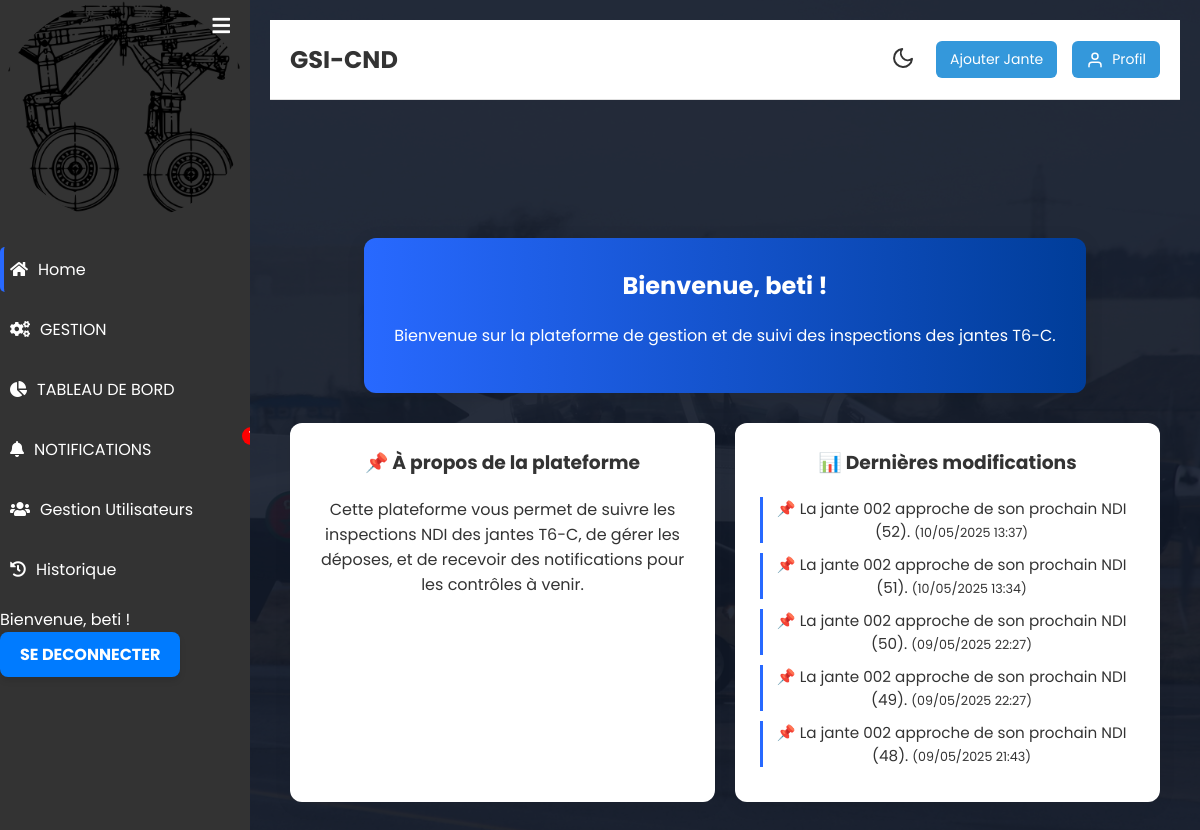
Screenshot of /home/ (signed in) with the database file from the repository.
### authentification/models.py (models this page shows, shortened)
class User(AbstractUser):
    GRADE_CHOICES = (
        ('SGT', 'Sergent'),
        ('SCH', 'Sous-chef'),
        ('ADJ', 'Adjudant'),
        ('ADC', 'Adjudant-chef'),
        ('SLT', 'Sous-lieutenant'),
        ('LT', 'Lieutenant'),
        ('CNE', 'Capitaine'),
        ('CDT', 'Commandant'),
        ('LT-COL', 'Lieutenant-colonel'),
        ('COL', 'Colonel'),
    )
    grade = models.CharField(
        max_length=10,
        choices=GRADE_CHOICES,
        verbose_name='Grade',
        default='SGT'
    )

### blog/models.py (models this page shows, shortened)
class Notification(models.Model):
    message = models.CharField(max_length=255)
    created_at = models.DateTimeField(auto_now_add=True)
    is_read = models.BooleanField(default=False)

### blog/views.py (the view)
# urls.py: path('home/', views.home, name='home'),  # Page d'accueil avec un message
@login_required
def home(request):
    recent_activities = Notification.objects.all().order_by('-created_at')[:5]  # Les 5 dernières notifications
    return render(request, 'blog/home.html', {
        'user': request.user,
        'recent_activities': recent_activities,
    })

### blog/context_processors.py (called while the page is built)
def notifications_processor(request):
    if request.user.is_authenticated:
        return {
            'notifications': Notification.objects.filter(is_read=False).order_by('-created_at')
        }
    return {}  # Ne retourne rien si l'utilisateur n'est pas connecté

### blog/templates/blog/home.html (shortened to what this page needs)
{% extends "blog/base_blog.html" %}
{% block content %}
<div class="home-container">
    <div class="welcome-card">
        <h2>Bienvenue, {{ user.first_name|default:user.username }} !</h2>
        <p>Bienvenue sur la plateforme de gestion et de suivi des inspections des jantes T6-C.</p>
    </div>
    <div class="cards-row">
        <div class="home-card">
            <h3>📌 À propos de la plateforme</h3>
            <p>
                Cette plateforme vous permet de suivre les inspections NDI des jantes T6-C, de gérer les déposes,
                et de recevoir des notifications pour les contrôles à venir.
            </p>
        </div>
        <div class="home-card">
            <h3>📊 Dernières modifications</h3>
            <ul class="modification-list">
                {% for notif in recent_activities %}
                    <li>📌 {{ notif.message }} <small>({{ notif.created_at|date:"d/m/Y H:i" }})</small></li>
                {% empty %}
                    <li>Aucune modification récente.</li>
                {% endfor %}
            </ul>
        </div>
    </div>
</div>
{% endblock %}

### blog/templates/blog/zone_gauche.html (shortened to what this page needs)
{% load static %}
<div id="sidebar" class="sidebar">
    <button id="toggle-sidebar" title="Ouvrir / Fermer la barre latérale" class="sidebar-toggle">
        <i id="sidebar-icon" class="fas fa-bars"></i>
    </button>
    <div class="sidebar-header">
        <div class="app-icon">
            <img src="{% static 'img/jante.webp' %}" alt="Jante" style="width: 100%; height: auto;">
        </div>
    </div>
    <ul class="sidebar-list">
        <li class="sidebar-list-item {% if request.resolver_match.url_name == 'home' %}active{% endif %}">
            <a href="{% url 'home' %}">
                <i class="fas fa-home"></i>
                <span>Home</span>
            </a>
        </li>
        <li class="sidebar-list-item {% if request.resolver_match.url_name == 'gestion' %}active{% endif %}">
            <a href="{% url 'gestion' %}">
                <i class="fas fa-cogs"></i>
                <span>GESTION</span>
            </a>
        </li>
        <li class="sidebar-list-item {% if request.resolver_match.url_name == 'TABLEAU_BORD' %}active{% endif %}">
            <a href="{% url 'TABLEAU_BORD' %}">
                <i class="fas fa-chart-pie"></i>
                <span>TABLEAU DE BORD</span>
            </a>
        </li>
        <li class="sidebar-list-item {% if request.resolver_match.url_name == 'NOTIFICATIONS' %}active{% endif %}">
            <a href="{% url 'NOTIFICATIONS' %}" class="notification-link" style="position: relative;">
                <i class="fas fa-bell"></i>
                <span>NOTIFICATIONS</span>
                <span id="notif-count" class="notif-badge" style="display: none;">0</span>
            </a>
        </li>
        {% if user.is_superuser %}
        <li class="sidebar-list-item {% if request.resolver_match.url_name == 'user_management' %}active{% endif %}">
            <a href="{% url 'user_management' %}">
                <i class="fas fa-users"></i>
                <span>Gestion Utilisateurs</span>
            </a>
        </li>
        <li class="sidebar-list-item {% if request.resolver_match.url_name == 'action_history' %}active{% endif %}">
            <a href="{% url 'action_history' %}">
                <i class="fas fa-history"></i>
                <span>Historique</span>
            </a>
        </li>
        {% endif %}
    </ul>
    <div class="account-info">
        <div class="account-info-name">Bienvenue, {{ user.username }} !</div>
        {% if user.is_authenticated %}
            <a href="{% url 'logout' %}" class="logout-link">SE DECONNECTER</a>
        {% endif %}
    </div>
</div>
<link href="https://cdnjs.cloudflare.com/ajax/libs/font-awesome/5.15.4/css/all.min.css" rel="stylesheet">

### blog/static/blog/home.css (style rules this page uses)
* { box-sizing: border-box; margin: 0; padding: 0; }
body, html { height: 100%; width: 100%; font-family: "Poppins", sans-serif; background-image: url("/static/img/T6-C.jpg"); background-size: cover; background-position: center; background-repeat: no-repeat; color: #fff; }
.sidebar { width: 250px; background-color: #333; color: white; height: 100%; position: fixed; top: 0; left: 0; overflow-y: auto; }
.sidebar-header { text-align: center; margin-bottom: 20px; }
.sidebar-header img { width: 100px; height: auto; border-radius: 50%; }
.sidebar-list { list-style: none; }
.sidebar-list-item { margin-bottom: 15px; }
.sidebar-list-item a { text-decoration: none; color: #fff; display: flex; align-items: center; padding: 10px; border-radius: 5px; transition: background-color 0.3s ease; }
.sidebar-list-item.active a { border-left: 4px solid rgba(40, 105, 255, 1); padding-left: 6px; }
button, .action-button { background-color: #2869ff; color: #fff; border: none; padding: 5px 10px; border-radius: 5px; cursor: pointer; font-size: 12px; transition: background-color 0.3s ease; }
.logout-link { display: inline-block; background-color: #007bff; color: #ffffff; padding: 10px 20px; border-radius: 8px; text-decoration: none; font-weight: bold; text-align: center; transition: background-color 0.3s ease, transform 0.2s ease; box-shadow: 0 4px 6px rgba(0, 0, 0, 0.1); }
body::after { content: "MODE CLAIR ACTIF"; position: fixed; bottom: 0; right: 0; background: red; color: white; font-size: 12px; padding: 4px 8px; z-index: 9999; }
.home-container h1, .home-container h2, .home-container h3 { text-align: center; margin-bottom: 20px; }
.home-container { display: flex; flex-direction: column; align-items: center; justify-content: center; min-height: 100vh; text-align: center; padding: 20px; }
.home-container p { margin-bottom: 15px; }
#toggle-sidebar { transition: all 0.3s ease; }

### blog/templates/blog/base_blog.html (style rules this page uses)
.sidebar .sidebar-list-item i { margin-right: 0.5rem; }

### blog/templates/blog/zone_gauche.html (style rules this page uses)
.sidebar-toggle { position: absolute; top: 10px; right: 10px; background: none; border: none; color: white; font-size: 20px; cursor: pointer; z-index: 1001; }
.notif-badge { position: absolute; top: 0; right: -10px; background-color: red; color: white; font-size: 11px; font-weight: bold; padding: 2px 6px; border-radius: 12px; display: flex; align-items: center; justify-content: center; min-width: 18px; height: 18px; }
.sidebar .sidebar-list-item i { margin-right: 10px; }

### blog/templates/blog/home.html (style rules this page uses)
.home-container { max-width: 1100px; margin: auto; padding: 30px 20px; display: flex; flex-direction: column; gap: 30px; }
.welcome-card { background: linear-gradient(to right, #2869ff, #003d99); color: white; padding: 30px; border-radius: 12px; text-align: center; box-shadow: 0 4px 20px rgba(0, 0, 0, 0.08); }
.cards-row { display: flex; gap: 20px; flex-wrap: wrap; }
.home-card { flex: 1 1 48%; background: white; color: #333; padding: 25px; border-radius: 12px; box-shadow: 0 4px 20px rgba(0, 0, 0, 0.05); transition: transform 0.2s ease; }
.modification-list { list-style-type: none; padding-left: 0; margin-top: 10px; }
.modification-list li { margin-bottom: 10px; padding-left: 5px; border-left: 3px solid #2869ff; font-size: 0.95rem; }

### rows the page displays
User: username "beti", first_name "beti"
Notification: message "La jante 002 approche de son prochain NDI (52).", created_at "10/05/2025 13:37"
Notification: message "La jante 002 approche de son prochain NDI (51).", created_at "10/05/2025 13:34"
Notification: message "La jante 002 approche de son prochain NDI (50).", created_at "09/05/2025 22:27"
Notification: message "La jante 002 approche de son prochain NDI (49).", created_at "09/05/2025 22:27"
Notification: message "La jante 002 approche de son prochain NDI (48).", created_at "09/05/2025 21:43"
